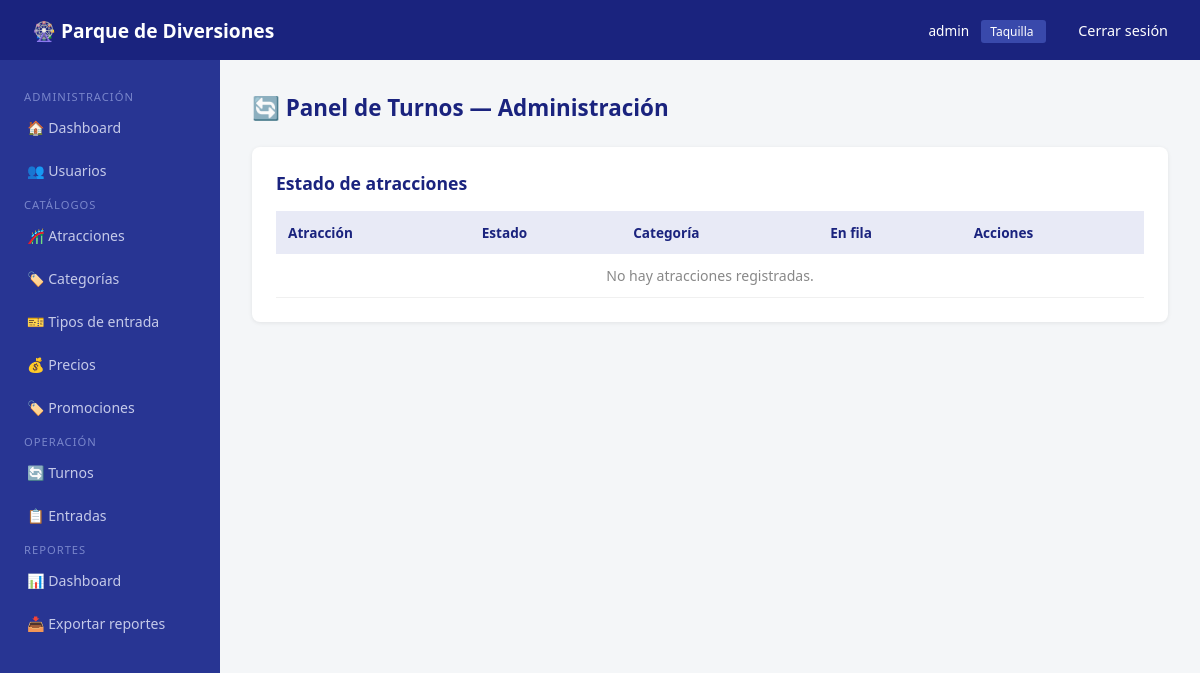
The page /turnos/panel-admin/ (signed in) on the database as committed earlier.
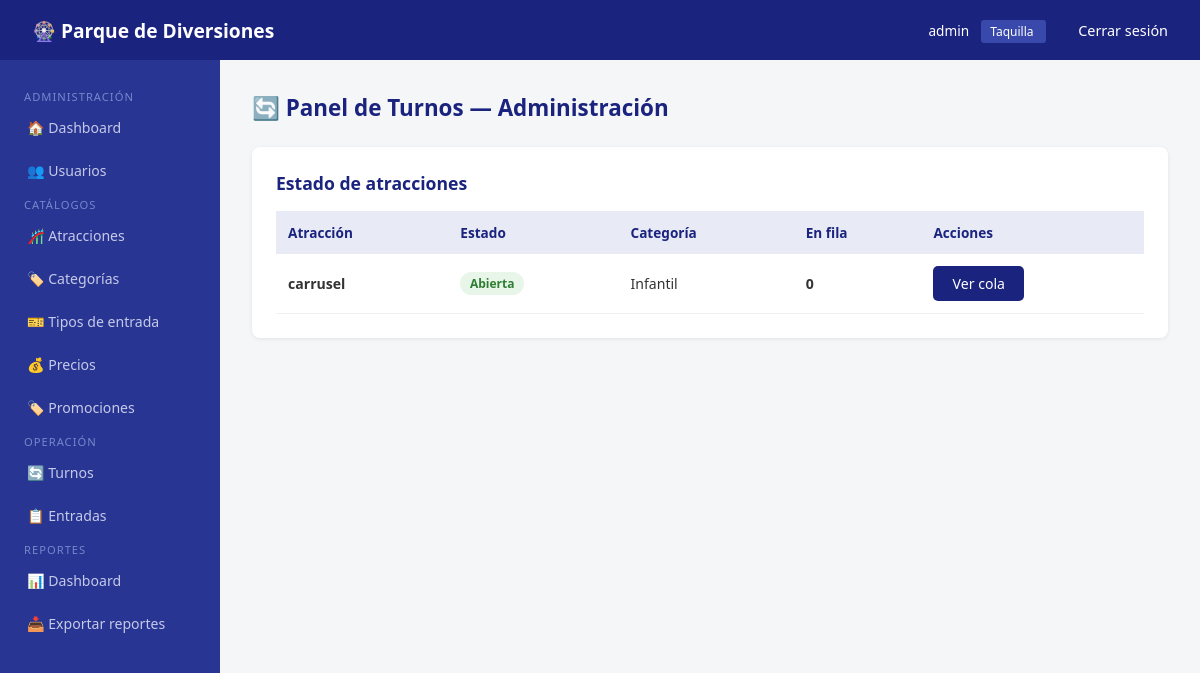
The same page on the database as committed later.
### atracciones/models.py (models this page shows, shortened)
class Atraccion(models.Model):
    nombre = models.CharField(max_length=150)
    descripcion = models.TextField(blank=True)
    imagen = models.ImageField(upload_to='atracciones/', blank=True, null=True)
    categoria = models.ForeignKey(CategoriaAtraccion, on_delete=models.SET_NULL, null=True)
    capacidad_por_ciclo = models.PositiveIntegerField(default=10)
    duracion_promedio = models.PositiveIntegerField(help_text='Duración en minutos', default=5)
    ubicacion = models.CharField(max_length=200, blank=True)
    estado = models.CharField(max_length=30, choices=ESTADO_ATRACCION, default='abierta')
    edad_minima = models.PositiveIntegerField(default=0, blank=True, null=True)
    estatura_minima = models.PositiveIntegerField(default=0, help_text='En centímetros', blank=True, null=True)
    restricciones = models.TextField(blank=True)
    horario_apertura = models.TimeField(blank=True, null=True)
    horario_cierre = models.TimeField(blank=True, null=True)
    activa = models.BooleanField(default=True)
    fecha_creacion = models.DateTimeField(auto_now_add=True)
    fecha_actualizacion = models.DateTimeField(auto_now=True)
    acepta_nitro = models.BooleanField(default=True, verbose_name='Acepta Pase Nitro')

class CategoriaAtraccion(models.Model):
    nombre = models.CharField(max_length=100)
    descripcion = models.TextField(blank=True)
    class Meta:
        verbose_name = 'Categoría'
        verbose_name_plural = 'Categorías'

### turnos/views.py (the view)
# urls.py: path('panel-admin/',              views.panel_admin,    name='panel_admin'),
@login_required
def panel_admin(request):
    atracciones = Atraccion.objects.all().order_by('nombre')
    data = []
    for a in atracciones:
        en_fila = Turno.objects.filter(
            atraccion=a,
            estado__in=['generado', 'en_espera', 'proximo']
        ).count()
        data.append({'atraccion': a, 'en_fila': en_fila})
    return render(request, 'turnos/panel_admin.html', {'data': data})

### templates/turnos/panel_admin.html (shortened to what this page needs)
{% extends 'base/base.html' %}
{% block content %}
<div class="page-header">
    <h1>🔄 Panel de Turnos — Administración</h1>
</div>
<div class="card">
    <h2>Estado de atracciones</h2>
    <table>
        <thead>
            <tr>
                <th>Atracción</th>
                <th>Estado</th>
                <th>Categoría</th>
                <th>En fila</th>
                <th>Acciones</th>
            </tr>
        </thead>
        <tbody>
            {% for item in data %}
            <tr>
                <td><strong>{{ item.atraccion.nombre }}</strong></td>
                <td>
                    {% if item.atraccion.estado == 'abierta' %}
                        <span class="badge badge-success">Abierta</span>
                    {% elif item.atraccion.estado == 'cerrada' %}
                        <span class="badge badge-danger">Cerrada</span>
                    {% elif item.atraccion.estado == 'mantenimiento' %}
                        <span class="badge badge-warning">Mantenimiento</span>
                    {% else %}
                        <span class="badge badge-secondary">{{ item.atraccion.estado }}</span>
                    {% endif %}
                </td>
                <td>{{ item.atraccion.categoria.nombre|default:"—" }}</td>
                <td><strong>{{ item.en_fila }}</strong></td>
                <td>
                    <a href="{% url 'turnos:gestionar_cola' item.atraccion.pk %}" class="btn btn-primary">Ver cola</a>
                </td>
            </tr>
            {% empty %}
            <tr><td colspan="5" style="text-align:center; color:#888;">No hay atracciones registradas.</td></tr>
            {% endfor %}
        </tbody>
    </table>
</div>
{% endblock %}

Rows that differ between the two databases and show on the page:
added Atraccion: atraccion.nombre "carrusel", estado "Abierta", atraccion.categoria.nombre "Infantil", en_fila "0"
Other text that changed with them:
text no longer shown: "No hay atracciones registradas."
